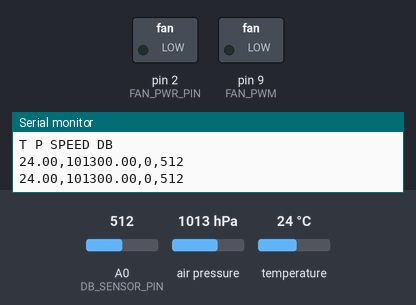
The sketch below on a simulated Arduino Uno, built with avr-gcc and run on an emulated ATmega328P. On the bench: switched loads named in the sketch (green lamp = pin HIGH), the last lines printed to the serial monitor. The test bench sets the inputs (shaded band); at power-on: temperature 24 °C, A0 (DB_SENSOR_PIN) = 512, air pressure 1013 hPa.

Above: at 7.3 s.
7.4 s: temperature set to 26.3 °C
9.3 s: temperature set to 27.6 °C
At 11.3 s:
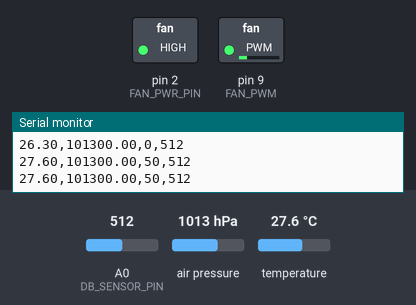
11.6 s: temperature set to 12 °C
At 12.5 s:
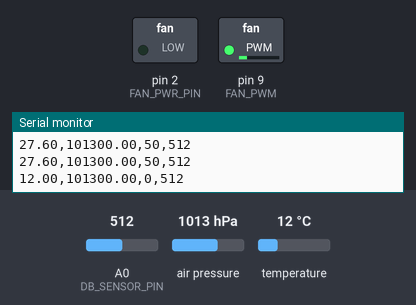
13.6 s: temperature set to 33 °C
At 14.7 s:
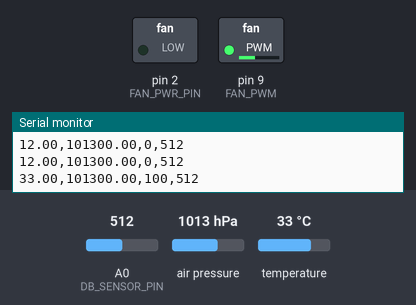
15.7 s: temperature set to 30.6 °C
17.4 s: temperature set to 29.6 °C
At 19.2 s:
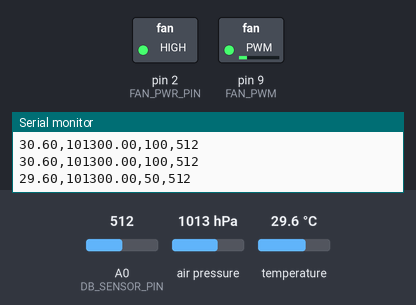
Timing chart, 0 to 20.7 s (numbered marks = the images above; inputs shaded):
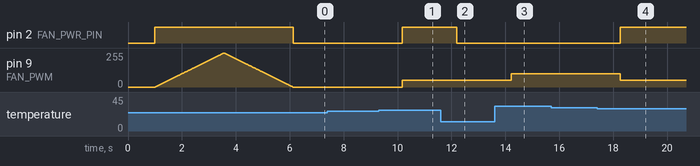

The sketch:

iot_basics_plate.ino
```cpp
#include <Adafruit_BMP085.h>
#include <Wire.h>
#include <Arduino.h>

#define FAN_PWR_PIN 2
#define FAN_PWM 9
#define DB_SENSOR_PIN A0

Adafruit_BMP085 bmp;
float temp = 0;
float pres = 0;

void setup() {
  Serial.begin(9600);
  Serial.println("T P SPEED DB");

  pinMode(FAN_PWR_PIN, OUTPUT);
  pinMode(FAN_PWM, OUTPUT);
  digitalWrite(FAN_PWR_PIN,false);

  delay(1000);
  digitalWrite(FAN_PWR_PIN, true);

  for (int i = 0; i <= 255; i++) {
    analogWrite(FAN_PWM, i);
    delay(10);
  }

  for (int i = 255; i >= 0; i--) {
    analogWrite(FAN_PWM, i);
    delay(10);
  }

  digitalWrite(FAN_PWR_PIN,false);

  if (!bmp.begin()) {
    Serial.println("Could not find a valid BMP085 sensor, check wiring!");
    while (1) {//Have you tried explaning it to the rubber duck?}
    }
  }
}

void loop() {
  temp = bmp.readTemperature();
  pres = bmp.readPressure();

  Serial.print(temp);
  Serial.print(",");

  Serial.print(pres);
  Serial.print(",");

  if (temp < 27){
    digitalWrite(FAN_PWR_PIN, false);
    Serial.print(0);
  }

  if (temp >= 27 && temp < 30){
    digitalWrite(FAN_PWR_PIN, true);
    analogWrite(FAN_PWM, 50);
    Serial.print(50);
  }

  if (temp >= 30){
    analogWrite(FAN_PWM, 100);
    Serial.print(100);
  }

  long sum = 0;
  for(int i=0; i<32; i++)
  {
      sum += analogRead(DB_SENSOR_PIN);
  }

  sum >>= 5;
  Serial.print(",");
  Serial.print(sum);
  Serial.println();
  delay(1000);
}
```

Measured:
- the behaviour switches between 26.9 and 27 °C on temperature (found by bisection; images 0 and 1)
- the behaviour switches between 30 and 29.9 °C on temperature (found by bisection; images 3 and 4)
- after the input at 9.3 s, pin 2 (FAN_PWR_PIN): LOW → HIGH after 0.87 s; pin 9 (FAN_PWM): 0/255 → 50/255 after 0.87 s
- after the input at 11.6 s, pin 2 (FAN_PWR_PIN): HIGH → LOW after 0.59 s
- after the input at 13.6 s, pin 9 (FAN_PWM): 50/255 → 100/255 after 0.61 s
- after the input at 17.4 s, pin 2 (FAN_PWR_PIN): LOW → HIGH after 0.85 s; pin 9 (FAN_PWM): 100/255 → 50/255 after 0.85 s
